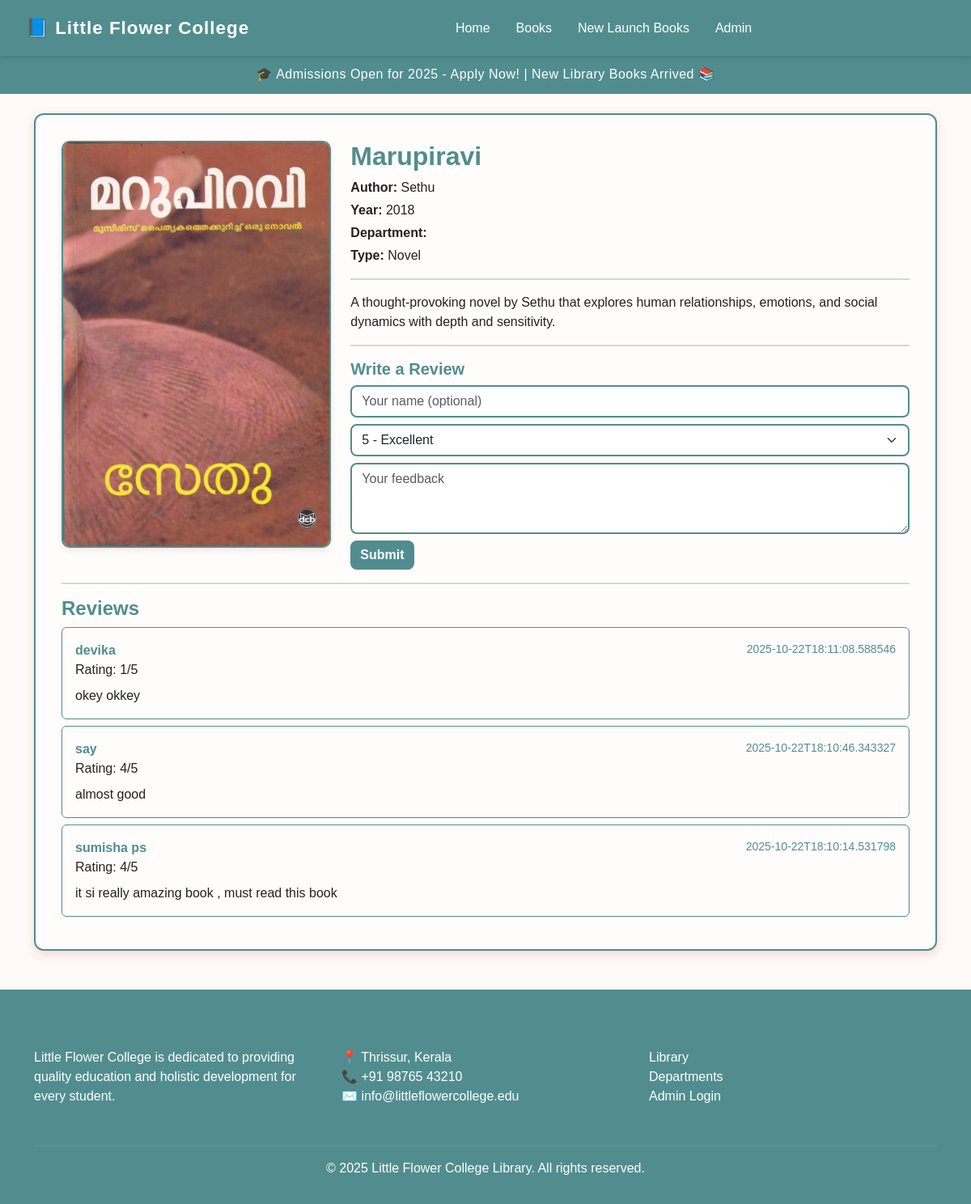
Page /book/3 on the committed database.
### tables this page shows
CREATE TABLE books (
    id INTEGER PRIMARY KEY AUTOINCREMENT,
    title TEXT,
    author TEXT,
    year INTEGER,
    department_id INTEGER,
    type TEXT,
    description TEXT,
    image TEXT,
    FOREIGN KEY(department_id) REFERENCES departments(id) ON DELETE SET NULL
);

CREATE TABLE reviews (
    id INTEGER PRIMARY KEY AUTOINCREMENT,
    book_id INTEGER,
    name TEXT,
    rating INTEGER,
    comment TEXT,
    created_at TEXT,
    FOREIGN KEY(book_id) REFERENCES books(id) ON DELETE CASCADE
);

### app.py (the view)
@app.route("/book/<int:book_id>")
def book_detail(book_id):
    conn = get_db()
    cur = conn.cursor()
    cur.execute("SELECT * FROM books WHERE id=?", (book_id,))
    book = cur.fetchone()
    if not book:
        conn.close()
        return "Book not found", 404
    cur.execute("SELECT * FROM reviews WHERE book_id=? ORDER BY created_at DESC", (book_id,))
    reviews = cur.fetchall()
    conn.close()
    return render_template("book.html", book=book, reviews=reviews)

### app.py (called while the page is built)
def get_db():
    conn = sqlite3.connect(DB_PATH)
    conn.row_factory = sqlite3.Row  # Important: allows accessing columns by name
    return conn

### templates/book.html (shortened to what this page needs)
{% extends "layout.html" %}
{% block content %}
<div class="book-detail-container">
  <div class="row">
    <div class="col-md-4">
       {% if book['image'] %}
  <img src="{{ url_for('static', filename=book['image'].replace('static/', '')) }}" class="img-fluid">
{% else %}
  <img src="{{ url_for('static', filename='images/placeholder.svg') }}" class="img-fluid">
{% endif %}
    </div>
    <div class="col-md-8">
      <h2>{{ book['title'] }}</h2>
      <p class="mb-1"><strong>Author:</strong> {{ book['author'] }}</p>
      <p class="mb-1"><strong>Year:</strong> {{ book['year'] }}</p>
      <p class="mb-1"><strong>Department:</strong> {{ book['department'] }}</p>
      <p class="mb-1"><strong>Type:</strong> {{ book['type'] }}</p>
      <hr>
      <p>{{ book['description'] }}</p>
      <hr>
      <h5>Write a Review</h5>
      <form method="post" action="{{ url_for('submit_review') }}">
        <div class="mb-2">
          <input name="name" class="form-control" placeholder="Your name (optional)">
        </div>
        <div class="mb-2">
          <select name="rating" class="form-select">
            <option value="5">5 - Excellent</option>
          </select>
        </div>
        <div class="mb-2">
          <textarea name="comment" class="form-control" rows="3" placeholder="Your feedback"></textarea>
        </div>
        <button class="btn btn-primary">Submit</button>
      </form>
    </div>
  </div>
  <hr>
  <h4>Reviews</h4>
  <div>
    {% for r in reviews %}
      <div class="border rounded p-3 mb-2">
        <div class="d-flex justify-content-between">
          <strong>{{ r['name'] }}</strong>
          <small class="text-muted">{{ r['created_at'] }}</small>
        </div>
        <div>Rating: {{ r['rating'] }}/5</div>
        <div class="mt-2">{{ r['comment'] }}</div>
      </div>
    {% else %}
      <p class="text-muted">No reviews yet.</p>
    {% endfor %}
  </div>
</div>
{% endblock %}

### static/css/style.css (style rules this page uses)
body { background: #f8f9fa; }

### templates/layout.html (style rules this page uses)
body { background-color: #ffffff; color: #222; font-family: "Poppins", sans-serif; }

### templates/book.html (style rules this page uses)
body { background-color: #fffaf7; }
h2, h4, h5 { color: #518d8f; font-weight: 700; }
.book-detail-container { background-color: #fffdfc; border: 2px solid #518d8f; border-radius: 12px; padding: 2rem; box-shadow: 0 4px 12px rgba(179, 0, 0, 0.15); }
.book-detail-container img { border-radius: 10px; border: 2px solid #518d8f; box-shadow: 0 3px 8px rgba(179, 0, 0, 0.1); }
.book-detail-container hr { border-top: 2px solid #518d8f; opacity: 0.3; }
.form-control, .form-select { border: 2px solid#518d8f; border-radius: 8px; }
.btn-primary { background-color: #518d8f; border: none; border-radius: 8px; font-weight: 600; }
.border { border: 1.5px solid #518d8f !important; background-color: #fffdfc; }
.border strong { color:#518d8f; }
.text-muted { color: #518d8f !important; }

### rows in the picture
books: image (picture), title "Marupiravi", author "Sethu", year "2018", type "Novel", description "A thought-provoking novel by Sethu that explores human relationships, emotions, and social dynamics with depth and sensitivity."
reviews: name "devika", created_at "2025-10-22T18:11:08.588546", rating "1", comment "okey okkey"
reviews: name "say", created_at "2025-10-22T18:10:46.343327", rating "4", comment "almost good"
reviews: name "sumisha ps", created_at "2025-10-22T18:10:14.531798", rating "4", comment "it si really amazing book , must read this book"
